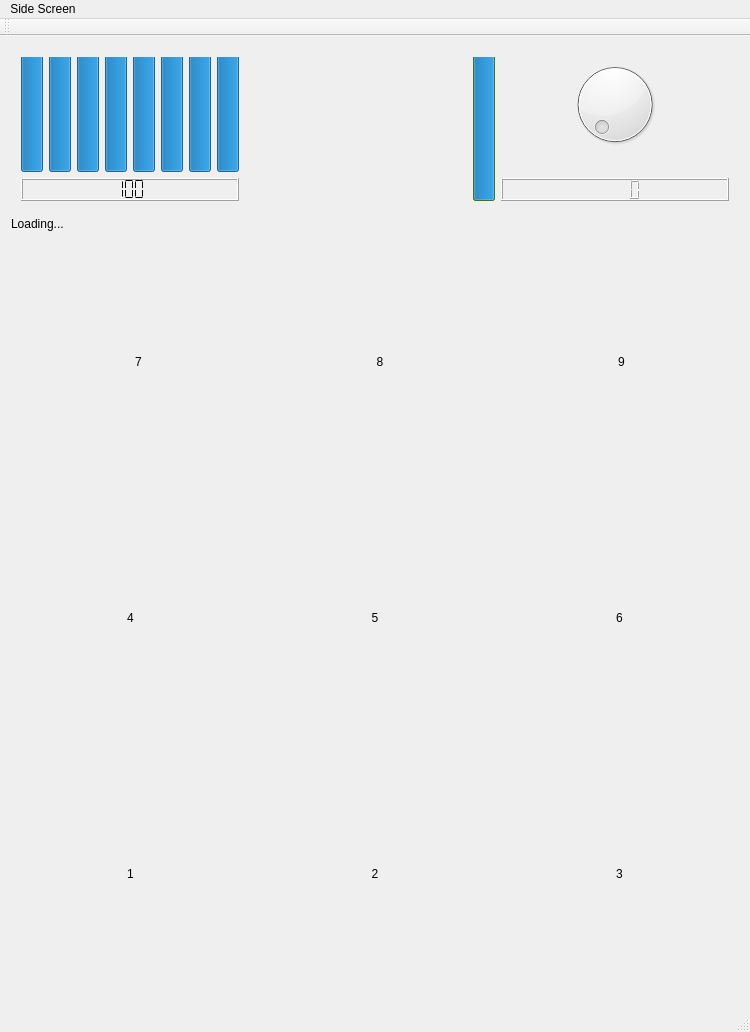
<?xml version="1.0" encoding="UTF-8"?>
<ui version="4.0">
 <class>RpiScreen</class>
 <widget class="QMainWindow" name="RpiScreen">
  <property name="geometry">
   <rect>
    <x>0</x>
    <y>0</y>
    <width>750</width>
    <height>1032</height>
   </rect>
  </property>
  <property name="windowTitle">
   <string>RpiScreen</string>
  </property>
  <widget class="QWidget" name="centralWidget">
   <layout class="QVBoxLayout" name="verticalLayout_2">
    <item>
     <layout class="QVBoxLayout" name="verticalLayout">
      <item>
       <layout class="QVBoxLayout" name="verticalLayout_3">
        <item>
         <layout class="QHBoxLayout" name="hlLevels" stretch="0,0,0,0">
          <property name="sizeConstraint">
           <enum>QLayout::SetMaximumSize</enum>
          </property>
          <property name="leftMargin">
           <number>10</number>
          </property>
          <property name="topMargin">
           <number>10</number>
          </property>
          <property name="rightMargin">
           <number>10</number>
          </property>
          <property name="bottomMargin">
           <number>10</number>
          </property>
          <item>
           <layout class="QVBoxLayout" name="verticalLayout_4">
            <item>
             <layout class="QHBoxLayout" name="horizontalLayout">
              <item>
               <widget class="QProgressBar" name="pbProc1">
                <property name="toolTip">
                 <string>&lt;html&gt;&lt;head/&gt;&lt;body&gt;&lt;p&gt;Proc 1&lt;/p&gt;&lt;/body&gt;&lt;/html&gt;</string>
                </property>
                <property name="value">
                 <number>100</number>
                </property>
                <property name="orientation">
                 <enum>Qt::Vertical</enum>
                </property>
               </widget>
              </item>
              <item>
               <widget class="QProgressBar" name="pbProc2">
                <property name="value">
                 <number>100</number>
                </property>
                <property name="orientation">
                 <enum>Qt::Vertical</enum>
                </property>
               </widget>
              </item>
              <item>
               <widget class="QProgressBar" name="pbProc3">
                <property name="value">
                 <number>100</number>
                </property>
                <property name="orientation">
                 <enum>Qt::Vertical</enum>
                </property>
               </widget>
              </item>
              <item>
               <widget class="QProgressBar" name="pbProc4">
                <property name="value">
                 <number>100</number>
                </property>
                <property name="orientation">
                 <enum>Qt::Vertical</enum>
                </property>
               </widget>
              </item>
              <item>
               <widget class="QProgressBar" name="pbProc5">
                <property name="value">
                 <number>100</number>
                </property>
                <property name="orientation">
                 <enum>Qt::Vertical</enum>
                </property>
               </widget>
              </item>
              <item>
               <widget class="QProgressBar" name="pbProc6">
                <property name="value">
                 <number>100</number>
                </property>
                <property name="orientation">
                 <enum>Qt::Vertical</enum>
                </property>
               </widget>
              </item>
              <item>
               <widget class="QProgressBar" name="pbProc7">
                <property name="value">
                 <number>100</number>
                </property>
                <property name="orientation">
                 <enum>Qt::Vertical</enum>
                </property>
               </widget>
              </item>
              <item>
               <widget class="QProgressBar" name="pbProc8">
                <property name="value">
                 <number>100</number>
                </property>
                <property name="orientation">
                 <enum>Qt::Vertical</enum>
                </property>
               </widget>
              </item>
             </layout>
            </item>
            <item>
             <widget class="QLCDNumber" name="lcdMoyProc">
              <property name="smallDecimalPoint">
               <bool>false</bool>
              </property>
              <property name="digitCount">
               <number>3</number>
              </property>
              <property name="segmentStyle">
               <enum>QLCDNumber::Flat</enum>
              </property>
              <property name="intValue" stdset="0">
               <number>100</number>
              </property>
             </widget>
            </item>
           </layout>
          </item>
          <item>
           <spacer name="horizontalSpacer">
            <property name="orientation">
             <enum>Qt::Horizontal</enum>
            </property>
            <property name="sizeHint" stdset="0">
             <size>
              <width>40</width>
              <height>20</height>
             </size>
            </property>
           </spacer>
          </item>
          <item>
           <widget class="QProgressBar" name="pbMem">
            <property name="palette">
             <palette>
              <active>
               <colorrole role="WindowText">
                <brush brushstyle="SolidPattern">
                 <color alpha="255">
                  <red>0</red>
                  <green>0</green>
                  <blue>0</blue>
                 </color>
                </brush>
               </colorrole>
               <colorrole role="Button">
                <brush brushstyle="SolidPattern">
                 <color alpha="255">
                  <red>85</red>
                  <green>170</green>
                  <blue>0</blue>
                 </color>
                </brush>
               </colorrole>
               <colorrole role="Light">
                <brush brushstyle="SolidPattern">
                 <color alpha="255">
                  <red>128</red>
                  <green>255</green>
                  <blue>0</blue>
                 </color>
                </brush>
               </colorrole>
               <colorrole role="Midlight">
                <brush brushstyle="SolidPattern">
                 <color alpha="255">
                  <red>106</red>
                  <green>212</green>
                  <blue>0</blue>
                 </color>
                </brush>
               </colorrole>
               <colorrole role="Dark">
                <brush brushstyle="SolidPattern">
                 <color alpha="255">
                  <red>42</red>
                  <green>85</green>
                  <blue>0</blue>
                 </color>
                </brush>
               </colorrole>
               <colorrole role="Mid">
                <brush brushstyle="SolidPattern">
                 <color alpha="255">
                  <red>56</red>
                  <green>113</green>
                  <blue>0</blue>
                 </color>
                </brush>
               </colorrole>
               <colorrole role="Text">
                <brush brushstyle="SolidPattern">
                 <color alpha="255">
                  <red>0</red>
                  <green>0</green>
                  <blue>0</blue>
                 </color>
                </brush>
               </colorrole>
               <colorrole role="BrightText">
                <brush brushstyle="SolidPattern">
                 <color alpha="255">
                  <red>255</red>
                  <green>255</green>
                  <blue>255</blue>
                 </color>
                </brush>
               </colorrole>
               <colorrole role="ButtonText">
                <brush brushstyle="SolidPattern">
                 <color alpha="255">
                  <red>0</red>
                  <green>0</green>
                  <blue>0</blue>
                 </color>
                </brush>
               </colorrole>
               <colorrole role="Base">
                <brush brushstyle="SolidPattern">
                 <color alpha="255">
                  <red>255</red>
                  <green>255</green>
                  <blue>255</blue>
                 </color>
                </brush>
               </colorrole>
               <colorrole role="Window">
                <brush brushstyle="SolidPattern">
                 <color alpha="255">
                  <red>85</red>
                  <green>170</green>
                  <blue>0</blue>
                 </color>
                </brush>
               </colorrole>
               <colorrole role="Shadow">
                <brush brushstyle="SolidPattern">
                 <color alpha="255">
                  <red>0</red>
                  <green>0</green>
                  <blue>0</blue>
                 </color>
                </brush>
               </colorrole>
               <colorrole role="AlternateBase">
                <brush brushstyle="SolidPattern">
                 <color alpha="255">
                  <red>170</red>
                  <green>212</green>
                  <blue>127</blue>
                 </color>
                </brush>
               </colorrole>
               <colorrole role="ToolTipBase">
                <brush brushstyle="SolidPattern">
                 <color alpha="255">
                  <red>255</red>
                  <green>255</green>
                  <blue>220</blue>
                 </color>
                </brush>
               </colorrole>
               <colorrole role="ToolTipText">
                <brush brushstyle="SolidPattern">
                 <color alpha="255">
                  <red>0</red>
                  <green>0</green>
                  <blue>0</blue>
                 </color>
                </brush>
               </colorrole>
              </active>
              <inactive>
               <colorrole role="WindowText">
                <brush brushstyle="SolidPattern">
                 <color alpha="255">
                  <red>0</red>
                  <green>0</green>
                  <blue>0</blue>
                 </color>
                </brush>
               </colorrole>
               <colorrole role="Button">
                <brush brushstyle="SolidPattern">
                 <color alpha="255">
                  <red>85</red>
                  <green>170</green>
                  <blue>0</blue>
                 </color>
                </brush>
               </colorrole>
               <colorrole role="Light">
                <brush brushstyle="SolidPattern">
                 <color alpha="255">
                  <red>128</red>
                  <green>255</green>
                  <blue>0</blue>
                 </color>
                </brush>
               </colorrole>
               <colorrole role="Midlight">
                <brush brushstyle="SolidPattern">
                 <color alpha="255">
                  <red>106</red>
                  <green>212</green>
                  <blue>0</blue>
                 </color>
                </brush>
               </colorrole>
               <colorrole role="Dark">
                <brush brushstyle="SolidPattern">
                 <color alpha="255">
                  <red>42</red>
                  <green>85</green>
                  <blue>0</blue>
                 </color>
                </brush>
               </colorrole>
               <colorrole role="Mid">
                <brush brushstyle="SolidPattern">
                 <color alpha="255">
                  <red>56</red>
                  <green>113</green>
                  <blue>0</blue>
                 </color>
                </brush>
               </colorrole>
               <colorrole role="Text">
                <brush brushstyle="SolidPattern">
                 <color alpha="255">
                  <red>0</red>
                  <green>0</green>
                  <blue>0</blue>
                 </color>
                </brush>
               </colorrole>
               <colorrole role="BrightText">
                <brush brushstyle="SolidPattern">
                 <color alpha="255">
                  <red>255</red>
                  <green>255</green>
                  <blue>255</blue>
                 </color>
                </brush>
               </colorrole>
               <colorrole role="ButtonText">
                <brush brushstyle="SolidPattern">
                 <color alpha="255">
                  <red>0</red>
                  <green>0</green>
                  <blue>0</blue>
                 </color>
                </brush>
               </colorrole>
               <colorrole role="Base">
                <brush brushstyle="SolidPattern">
                 <color alpha="255">
                  <red>255</red>
                  <green>255</green>
                  <blue>255</blue>
                 </color>
                </brush>
               </colorrole>
               <colorrole role="Window">
                <brush brushstyle="SolidPattern">
                 <color alpha="255">
                  <red>85</red>
                  <green>170</green>
                  <blue>0</blue>
                 </color>
                </brush>
               </colorrole>
               <colorrole role="Shadow">
                <brush brushstyle="SolidPattern">
                 <color alpha="255">
                  <red>0</red>
                  <green>0</green>
                  <blue>0</blue>
                 </color>
                </brush>
               </colorrole>
               <colorrole role="AlternateBase">
                <brush brushstyle="SolidPattern">
                 <color alpha="255">
                  <red>170</red>
                  <green>212</green>
                  <blue>127</blue>
                 </color>
                </brush>
               </colorrole>
               <colorrole role="ToolTipBase">
                <brush brushstyle="SolidPattern">
                 <color alpha="255">
                  <red>255</red>
                  <green>255</green>
                  <blue>220</blue>
                 </color>
                </brush>
               </colorrole>
               <colorrole role="ToolTipText">
                <brush brushstyle="SolidPattern">
                 <color alpha="255">
                  <red>0</red>
                  <green>0</green>
                  <blue>0</blue>
                 </color>
                </brush>
               </colorrole>
              </inactive>
              <disabled>
               <colorrole role="WindowText">
                <brush brushstyle="SolidPattern">
                 <color alpha="255">
                  <red>42</red>
                  <green>85</green>
                  <blue>0</blue>
                 </color>
                </brush>
               </colorrole>
               <colorrole role="Button">
                <brush brushstyle="SolidPattern">
                 <color alpha="255">
                  <red>85</red>
                  <green>170</green>
                  <blue>0</blue>
                 </color>
                </brush>
               </colorrole>
               <colorrole role="Light">
                <brush brushstyle="SolidPattern">
                 <color alpha="255">
                  <red>128</red>
                  <green>255</green>
                  <blue>0</blue>
                 </color>
                </brush>
               </colorrole>
               <colorrole role="Midlight">
                <brush brushstyle="SolidPattern">
                 <color alpha="255">
                  <red>106</red>
                  <green>212</green>
                  <blue>0</blue>
                 </color>
                </brush>
               </colorrole>
               <colorrole role="Dark">
                <brush brushstyle="SolidPattern">
                 <color alpha="255">
                  <red>42</red>
                  <green>85</green>
                  <blue>0</blue>
                 </color>
                </brush>
               </colorrole>
               <colorrole role="Mid">
                <brush brushstyle="SolidPattern">
                 <color alpha="255">
                  <red>56</red>
                  <green>113</green>
                  <blue>0</blue>
                 </color>
                </brush>
               </colorrole>
               <colorrole role="Text">
                <brush brushstyle="SolidPattern">
                 <color alpha="255">
                  <red>42</red>
                  <green>85</green>
                  <blue>0</blue>
                 </color>
                </brush>
               </colorrole>
               <colorrole role="BrightText">
                <brush brushstyle="SolidPattern">
                 <color alpha="255">
                  <red>255</red>
                  <green>255</green>
                  <blue>255</blue>
                 </color>
                </brush>
               </colorrole>
               <colorrole role="ButtonText">
                <brush brushstyle="SolidPattern">
                 <color alpha="255">
                  <red>42</red>
                  <green>85</green>
                  <blue>0</blue>
                 </color>
                </brush>
               </colorrole>
               <colorrole role="Base">
                <brush brushstyle="SolidPattern">
                 <color alpha="255">
                  <red>85</red>
                  <green>170</green>
                  <blue>0</blue>
                 </color>
                </brush>
               </colorrole>
               <colorrole role="Window">
                <brush brushstyle="SolidPattern">
                 <color alpha="255">
                  <red>85</red>
                  <green>170</green>
                  <blue>0</blue>
                 </color>
                </brush>
               </colorrole>
               <colorrole role="Shadow">
                <brush brushstyle="SolidPattern">
                 <color alpha="255">
                  <red>0</red>
                  <green>0</green>
                  <blue>0</blue>
                 </color>
                </brush>
               </colorrole>
               <colorrole role="AlternateBase">
                <brush brushstyle="SolidPattern">
                 <color alpha="255">
                  <red>85</red>
                  <green>170</green>
                  <blue>0</blue>
                 </color>
                </brush>
               </colorrole>
               <colorrole role="ToolTipBase">
                <brush brushstyle="SolidPattern">
                 <color alpha="255">
                  <red>255</red>
                  <green>255</green>
                  <blue>220</blue>
                 </color>
                </brush>
               </colorrole>
               <colorrole role="ToolTipText">
                <brush brushstyle="SolidPattern">
                 <color alpha="255">
                  <red>0</red>
                  <green>0</green>
                  <blue>0</blue>
                 </color>
                </brush>
               </colorrole>
              </disabled>
             </palette>
            </property>
            <property name="toolTip">
             <string>&lt;html&gt;&lt;head/&gt;&lt;body&gt;&lt;p&gt;Free Memory (RAM)&lt;/p&gt;&lt;/body&gt;&lt;/html&gt;</string>
            </property>
            <property name="value">
             <number>100</number>
            </property>
            <property name="textVisible">
             <bool>false</bool>
            </property>
            <property name="orientation">
             <enum>Qt::Vertical</enum>
            </property>
            <property name="invertedAppearance">
             <bool>false</bool>
            </property>
           </widget>
          </item>
          <item>
           <layout class="QVBoxLayout" name="verticalLayout_5">
            <item>
             <widget class="QDial" name="dialVolume">
              <property name="cursor">
               <cursorShape>SizeAllCursor</cursorShape>
              </property>
             </widget>
            </item>
            <item>
             <spacer name="horizontalSpacer_2">
              <property name="orientation">
               <enum>Qt::Horizontal</enum>
              </property>
              <property name="sizeHint" stdset="0">
               <size>
                <width>40</width>
                <height>20</height>
               </size>
              </property>
             </spacer>
            </item>
            <item>
             <widget class="QLCDNumber" name="lcdFreeMem"/>
            </item>
           </layout>
          </item>
         </layout>
        </item>
        <item>
         <widget class="QLabel" name="lblInfo">
          <property name="text">
           <string>Loading...</string>
          </property>
         </widget>
        </item>
        <item>
         <layout class="QHBoxLayout" name="hlPics1">
          <property name="sizeConstraint">
           <enum>QLayout::SetMaximumSize</enum>
          </property>
          <property name="leftMargin">
           <number>10</number>
          </property>
          <item>
           <widget class="QLabel" name="pic7">
            <property name="minimumSize">
             <size>
              <width>233</width>
              <height>250</height>
             </size>
            </property>
            <property name="text">
             <string>7</string>
            </property>
            <property name="alignment">
             <set>Qt::AlignCenter</set>
            </property>
           </widget>
          </item>
          <item>
           <widget class="QLabel" name="pic8">
            <property name="minimumSize">
             <size>
              <width>233</width>
              <height>250</height>
             </size>
            </property>
            <property name="text">
             <string>8</string>
            </property>
            <property name="alignment">
             <set>Qt::AlignCenter</set>
            </property>
           </widget>
          </item>
          <item>
           <widget class="QLabel" name="pic9">
            <property name="minimumSize">
             <size>
              <width>233</width>
              <height>250</height>
             </size>
            </property>
            <property name="text">
             <string>9</string>
            </property>
            <property name="alignment">
             <set>Qt::AlignCenter</set>
            </property>
           </widget>
          </item>
         </layout>
        </item>
        <item>
         <layout class="QHBoxLayout" name="hlPics2">
          <item>
           <widget class="QLabel" name="pic4">
            <property name="minimumSize">
             <size>
              <width>0</width>
              <height>250</height>
             </size>
            </property>
            <property name="text">
             <string>4</string>
            </property>
            <property name="alignment">
             <set>Qt::AlignCenter</set>
            </property>
           </widget>
          </item>
          <item>
           <widget class="QLabel" name="pic5">
            <property name="minimumSize">
             <size>
              <width>0</width>
              <height>250</height>
             </size>
            </property>
            <property name="text">
             <string>5</string>
            </property>
            <property name="alignment">
             <set>Qt::AlignCenter</set>
            </property>
           </widget>
          </item>
          <item>
           <widget class="QLabel" name="pic6">
            <property name="minimumSize">
             <size>
              <width>0</width>
              <height>250</height>
             </size>
            </property>
            <property name="text">
             <string>6</string>
            </property>
            <property name="alignment">
             <set>Qt::AlignCenter</set>
            </property>
           </widget>
          </item>
         </layout>
        </item>
        <item>
         <layout class="QHBoxLayout" name="hlPics3">
          <item>
           <widget class="QLabel" name="pic1">
            <property name="minimumSize">
             <size>
              <width>0</width>
              <height>250</height>
             </size>
            </property>
            <property name="text">
             <string>1</string>
            </property>
            <property name="alignment">
             <set>Qt::AlignCenter</set>
            </property>
           </widget>
          </item>
          <item>
           <widget class="QLabel" name="pic2">
            <property name="minimumSize">
             <size>
              <width>0</width>
              <height>250</height>
             </size>
            </property>
            <property name="text">
             <string>2</string>
            </property>
            <property name="alignment">
             <set>Qt::AlignCenter</set>
            </property>
           </widget>
          </item>
          <item>
           <widget class="QLabel" name="pic3">
            <property name="minimumSize">
             <size>
              <width>0</width>
              <height>250</height>
             </size>
            </property>
            <property name="text">
             <string>3</string>
            </property>
            <property name="alignment">
             <set>Qt::AlignCenter</set>
            </property>
           </widget>
          </item>
         </layout>
        </item>
       </layout>
      </item>
     </layout>
    </item>
   </layout>
  </widget>
  <widget class="QMenuBar" name="menuBar">
   <property name="geometry">
    <rect>
     <x>0</x>
     <y>0</y>
     <width>750</width>
     <height>26</height>
    </rect>
   </property>
   <widget class="QMenu" name="menuSide_Screen">
    <property name="title">
     <string>Side Screen</string>
    </property>
    <addaction name="action_Exit"/>
   </widget>
   <addaction name="menuSide_Screen"/>
  </widget>
  <widget class="QToolBar" name="mainToolBar">
   <attribute name="toolBarArea">
    <enum>TopToolBarArea</enum>
   </attribute>
   <attribute name="toolBarBreak">
    <bool>false</bool>
   </attribute>
  </widget>
  <widget class="QStatusBar" name="statusBar"/>
  <action name="action_Exit">
   <property name="text">
    <string>&amp;Exit</string>
   </property>
  </action>
 </widget>
 <layoutdefault spacing="6" margin="11"/>
 <resources/>
 <connections/>
</ui>
